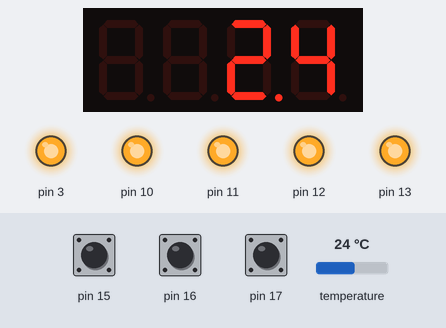
A sketch run on a simulated Arduino Uno, built with avr-gcc and run on an emulated ATmega328P. On the bench: 4-digit seven-segment display, output pins drawn as LEDs (lit = HIGH). The inputs (shaded band) are chosen by the test bench; at power-on: temperature 24 °C, pin 15 HIGH, pin 16 HIGH, pin 17 HIGH.

Above: at 1.2 s.
1.3 s: temperature set to 12 °C
At 2.5 s:
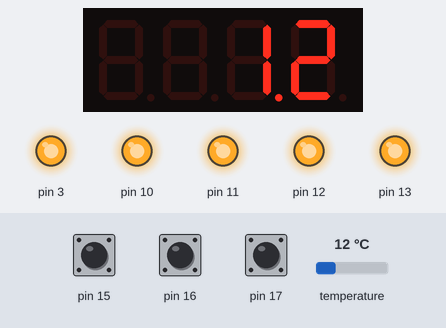
2.8 s: temperature set to 19 °C
At 4.0 s:
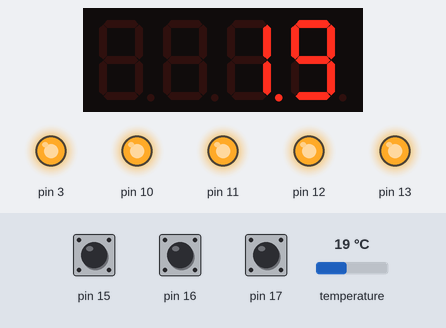
4.3 s: temperature set to 28 °C
At 5.4 s:
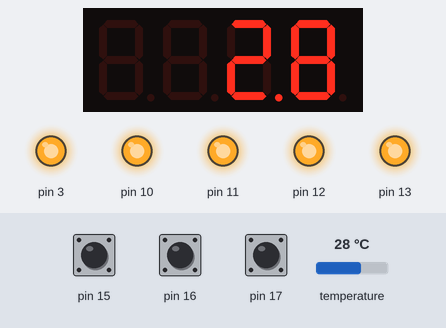
Timing chart, 0 to 7.3 s (numbered marks = the images above; inputs shaded):
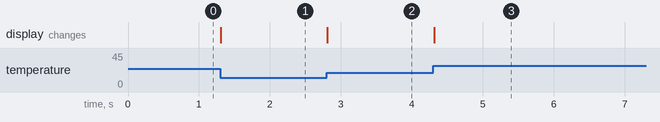

The sketch:

Termometro.ino
```cpp
/*
  Programa de teste do DS18B20 no Shield Multi-função
  Arduino UNO - Shield Multi-função para Arduino
  Daniel Arndt Alves
  Não remova o jumper J1 e verifique como inserir o DS18B20 no soquete
  Blog Eletrogate - http://blog.eletrogate.com/guia-completo-do-shield-multi-funcoes-para-arduino
*/

#include <TimerOne.h>
#include <Wire.h>
#include <MultiFuncShield.h>


void setup() {
  Timer1.initialize();
  MFS.initialize(&Timer1);  // initialize multi-function shield library

  // Initialize using a low pass filter.
  // Choose either: SMOOTHING_NONE, SMOOTHING_MODERATE or SMOOTHING_STRONG
  MFS.initLM35(SMOOTHING_MODERATE);
}

void loop() {
  int tempCentigrade = MFS.getLM35Data(); // get centigrade in 1/10 of degree.
  MFS.write((float)tempCentigrade / 100, 1);  // display temp to 1 decimal place.
  delay(100);
}
```

Measured:
- after the input at 1.3 s, the display: changes at once (image 1)
- after the input at 2.8 s, the display: changes at once (image 2)
- after the input at 4.3 s, the display: changes at once (image 3)
